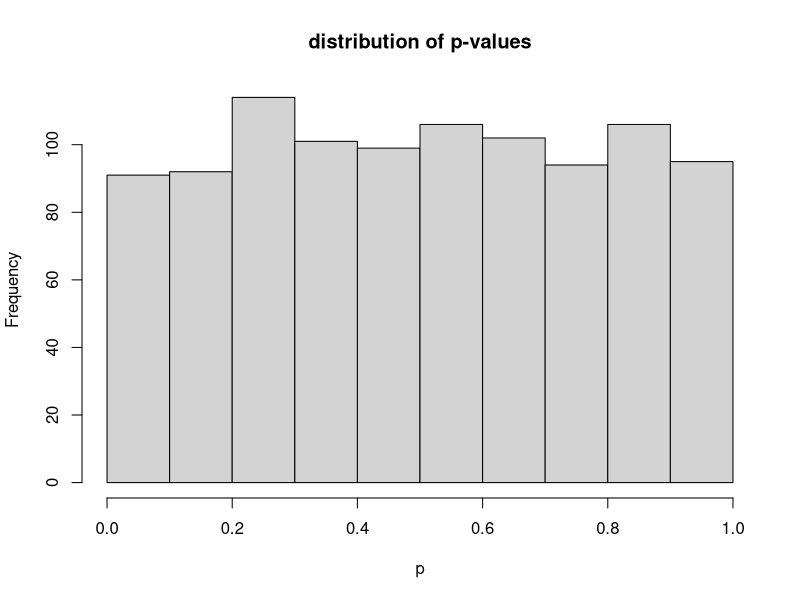
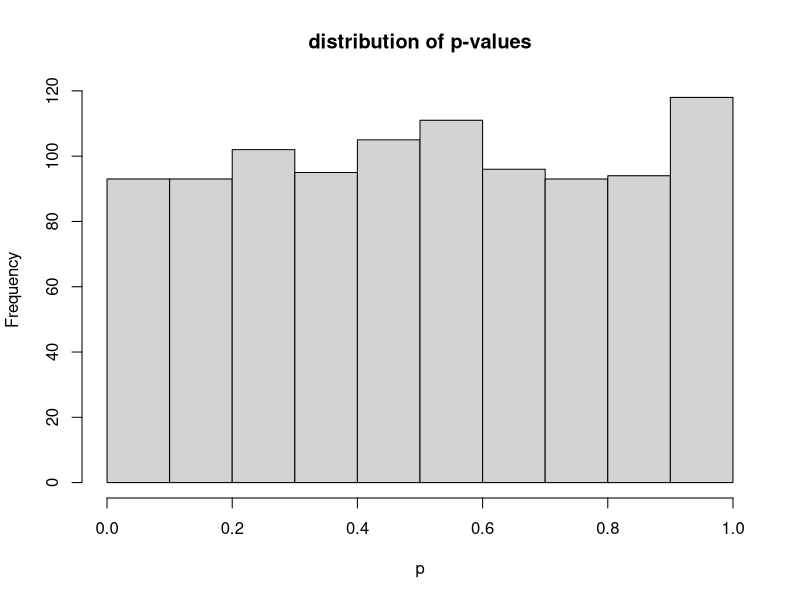
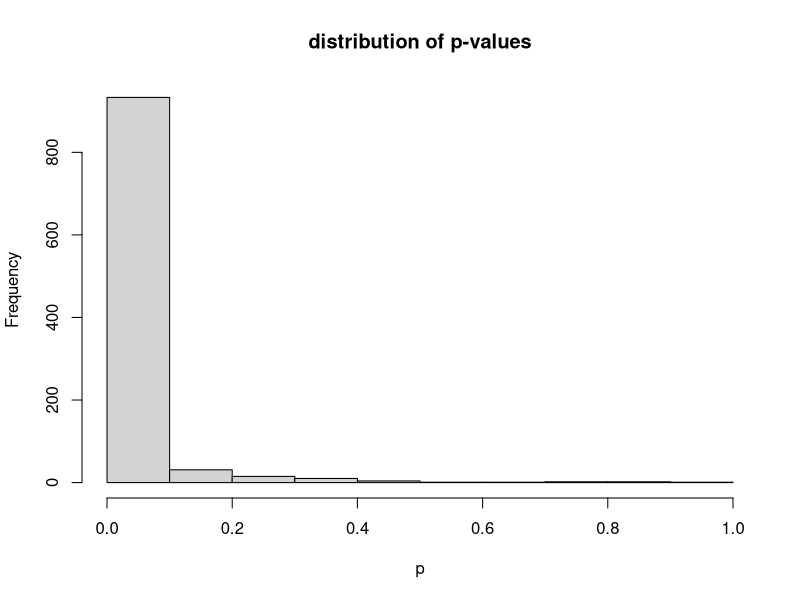
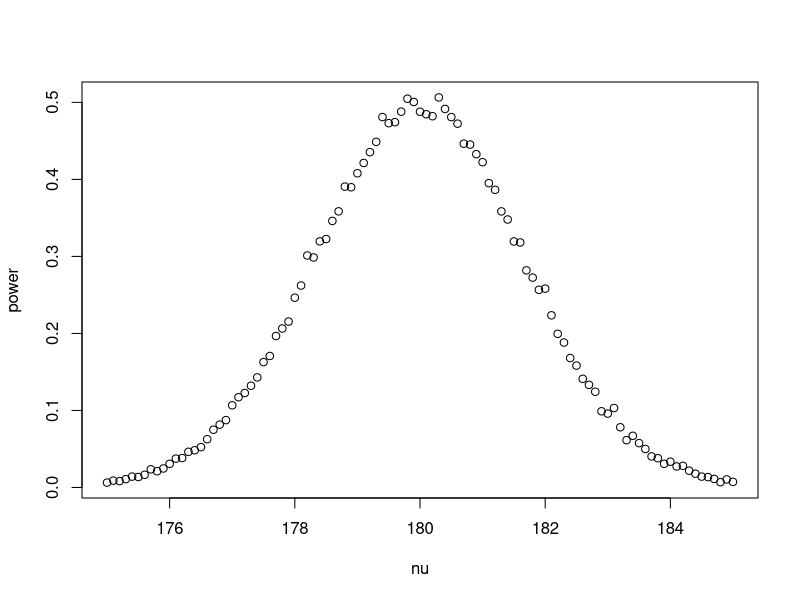
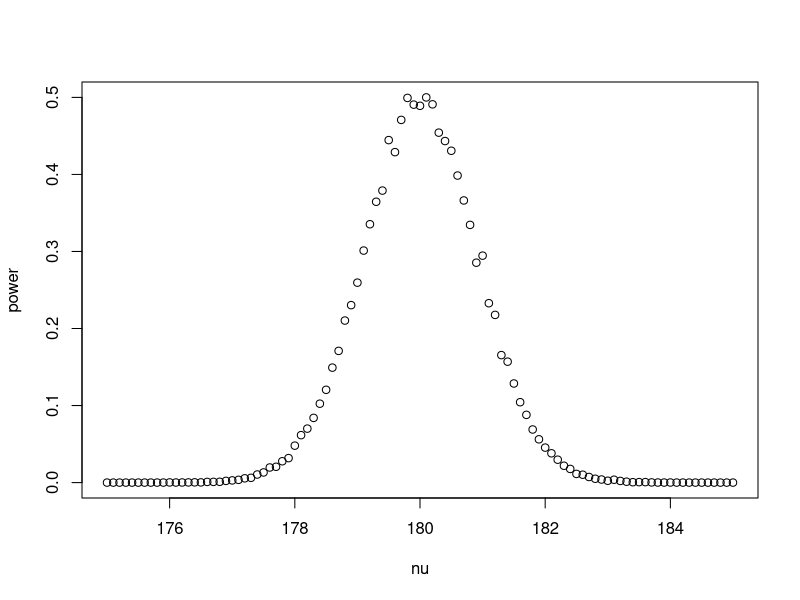
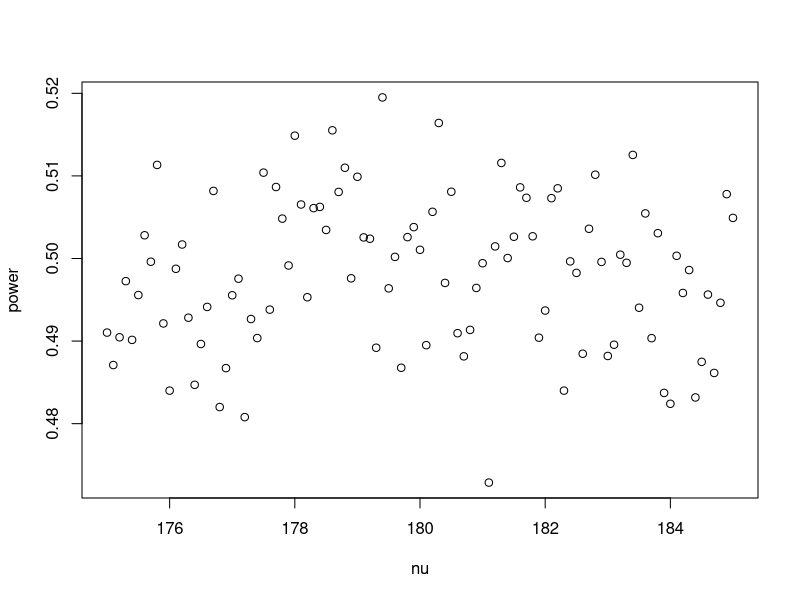

Recreate these plots in R, in order.
## ---- chunk 1
m = 30
n = 30
mu = 180
nu = 180
sd = 10
## ---- chunk 2
B=1000
p = numeric(B)
for (b in 1:B) {
  x = rnorm(m,mu,sd)
  y = rnorm(n,nu,sd)
  p[b] = t.test(x,y,var.equal=TRUE)[[3]]
}

#power for nu=180, less than 5%
power_nu180_05_v1 = mean(p < 0.05)

#power for nu=180, less than 5% 
power_nu180_10_v1 = mean(p < 0.1)
## ---- chunk 3
power_nu180_05_v1
## ---- chunk 4
power_nu180_10_v1
## ---- chunk 5
hist(p,main = "distribution of p-values")
## ---- chunk 6
m = 30
n = 30
mu = 180
nu = 180
sd = 1
## ---- chunk 7
B=1000
p = numeric(B)
for (b in 1:B) {
  x = rnorm(m,mu,sd)
  y = rnorm(n,nu,sd)
  p[b] = t.test(x,y,var.equal=TRUE)[[3]]
}

#power for nu=180, less than 5%
power_nu180_05_v2 = mean(p < 0.05)

#power for nu=180, less than 5% 
power_nu180_10_v2 = mean(p < 0.1)
## ---- chunk 8
power_nu180_05_v2
## ---- chunk 9
power_nu180_10_v2
## ---- chunk 10
hist(p,main = "distribution of p-values")
## ---- chunk 11
m = 30
n = 30
mu = 180
nu = 175
sd = 6
## ---- chunk 12
B=1000
p = numeric(B)
for (b in 1:B) {
  x = rnorm(m,mu,sd)
  y = rnorm(n,nu,sd)
  p[b] = t.test(x,y,var.equal=TRUE)[[3]]
}

#power for nu=180, less than 5%
power_nu180_05_v3 = mean(p < 0.05)

#power for nu=180, less than 5% 
power_nu180_10_v3 = mean(p < 0.1)
## ---- chunk 13
power_nu180_05_v3
## ---- chunk 14
power_nu180_10_v3
## ---- chunk 15
hist(p,main = "distribution of p-values")
## ---- chunk 16
m = 30
n = 30
mu = 180
nu = seq(175,185,by=0.1)
sd = 5
## ---- chunk 17
B = 1000
step = 1
result = numeric(length(nu))
for (nu_i in nu) {
  p = numeric(B)
  for (b in 1:B) {
    x = rnorm(m,mu,sd)
    y = rnorm(n,nu_i,sd)
    p[b] = t.test(x,y,var.equal=TRUE)[[3]]
  }
  result[step] = mean(p)
  
  step = step+1
}

plot(nu,result,xlab = "nu",ylab = "power")
## ---- chunk 18
m = 100
n = 100
mu = 180
nu = seq(175,185,by=0.1)
sd = 5
## ---- chunk 19
B = 1000
step = 1
result = numeric(length(nu))
for (nu_i in nu) {
  p = numeric(B)
  for (b in 1:B) {
    x = rnorm(m,mu,sd)
    y = rnorm(n,nu_i,sd)
    p[b] = t.test(x,y,var.equal=TRUE)[[3]]
  }
  result[step] = mean(p)
  
  step = step+1
}

plot(nu,result,xlab = "nu",ylab = "power")
## ---- chunk 20
m = 30
n = 30
mu = 180
nu = seq(175,185,by=0.1)
sd = 100
## ---- chunk 21
B = 1000
step = 1
result = numeric(length(nu))
for (nu_i in nu) {
  p = numeric(B)
  for (b in 1:B) {
    x = rnorm(m,mu,sd)
    y = rnorm(n,nu_i,sd)
    p[b] = t.test(x,y,var.equal=TRUE)[[3]]
  }
  result[step] = mean(p)
  
  step = step+1
}

plot(nu,result,xlab = "nu",ylab = "power")
